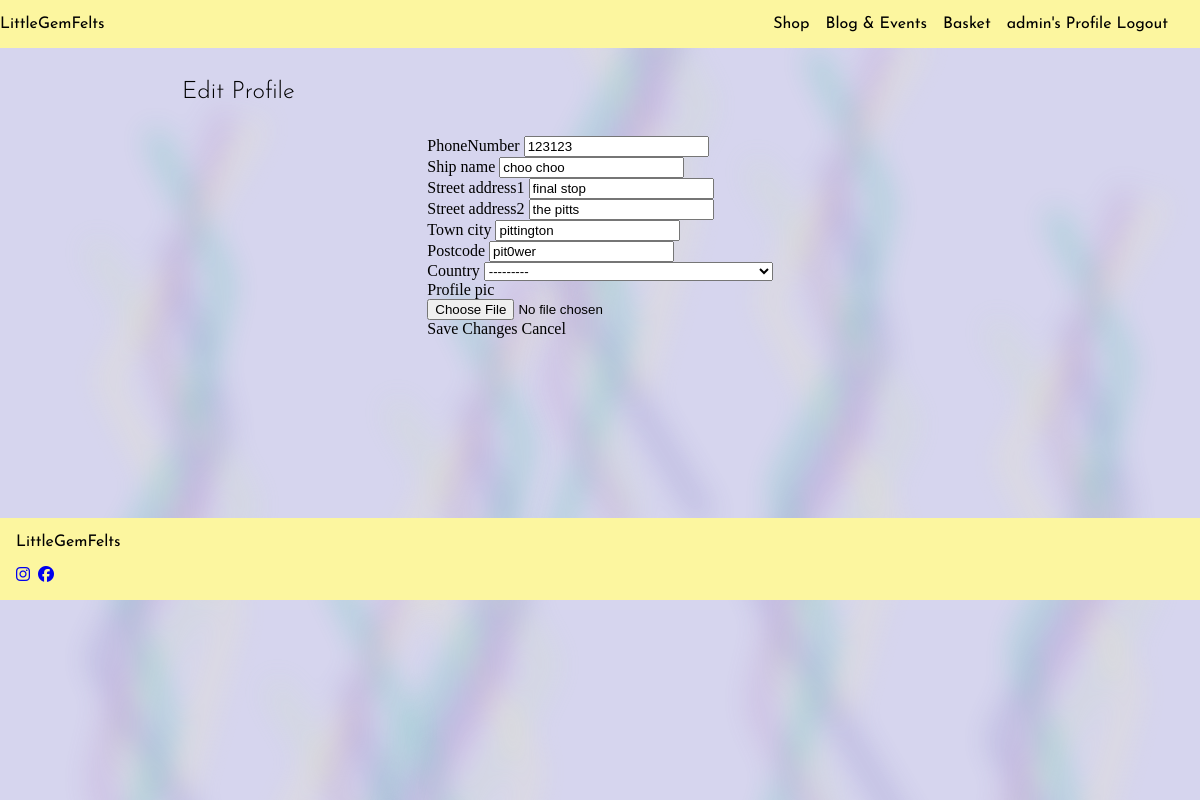
The page /profile/edit/ (signed in) on the database as committed earlier.
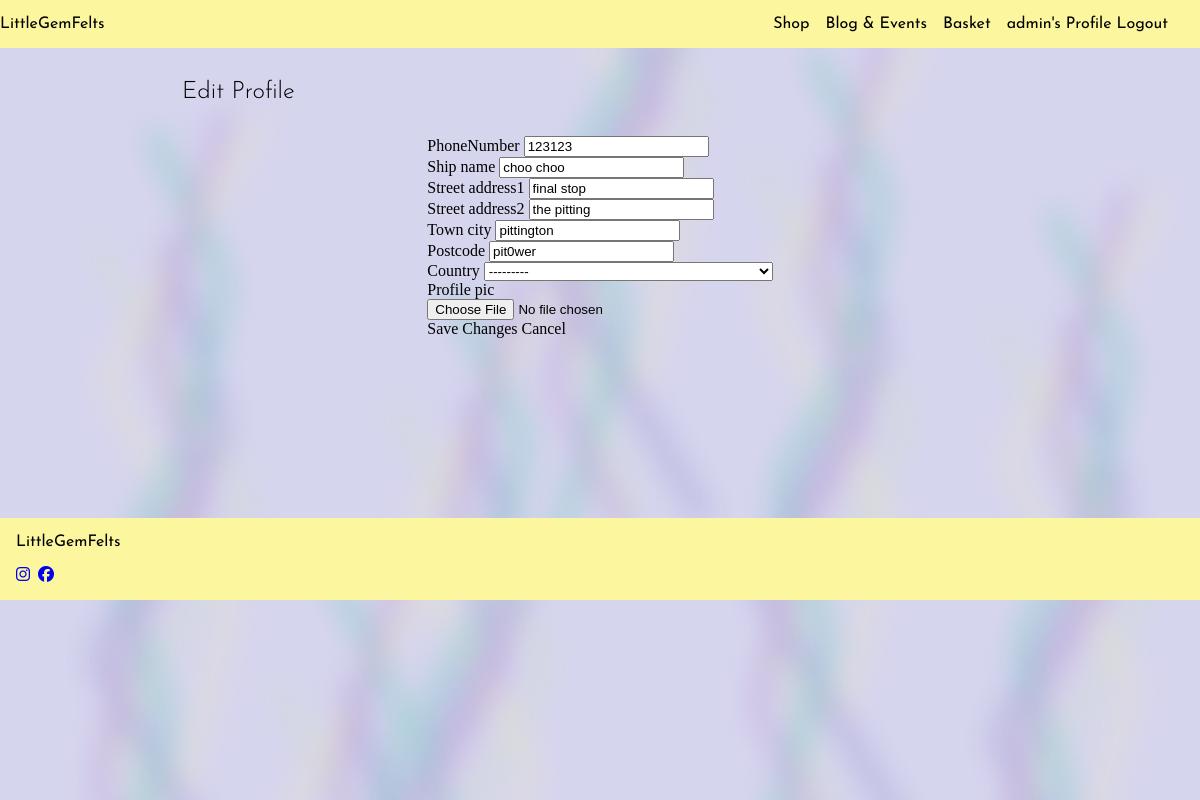
The same page on the database as committed later.
### userprofile/models.py (models this page shows, shortened)
class userProfile(models.Model):
    user = models.OneToOneField(User, on_delete=models.CASCADE, related_name='profile')
    profile_pic = ProcessedImageField(upload_to='profile_pics/', processors=[ResizeToFill(300, 300)],
                                      format='JPEG', options={'quality': 80}, blank=True, null=True,
                                      default='profile/default-portrait.png')
    ship_name = models.CharField(max_length=100, blank=True, null=True)
    phoneNumber = models.CharField(max_length=20, blank=True, null=True)
    street_address1 = models.CharField(max_length=80, blank=True, null=True)
    street_address2 = models.CharField(max_length=80, blank=True, null=True)
    town_city = models.CharField(max_length=60, blank=True, null=True)
    postcode = models.CharField(max_length=20, blank=True, null=True)
    country = CountryField(blank_label='Country', blank=True, null=True)
    stripe_pid = models.CharField(max_length=255, blank=True, null=True)
    has_purchased = models.BooleanField(default=False)  # if the user has placed an order, can leave a testimonial
    can_comment = models.BooleanField(default=False)  # if the user is allowed to leave comments

### userprofile/views.py (the view)
# urls.py: path('edit/', views.edit_view, name='edit_view'),
@login_required
def edit_view(request):
    if request.method == 'POST':
        form = ProfileForm(request.POST, request.FILES, instance=request.user.profile)
        if form.is_valid():
            form.save()
            messages.success(request, 'Profile updated successfully')
            return redirect('userprofile:profile_view')
        else:
            messages.error(request, 'Update failed. Please check the form.')
    else:
        form = ProfileForm(instance=request.user.profile)
    return render(request, 'userprofile/edit_profile.html', {'form': form})

### userprofile/forms.py
class ProfileForm(forms.ModelForm):
    class Meta:
        model = userProfile
        fields = ['phoneNumber', 'ship_name', 'street_address1', 'street_address2', 'town_city', 'postcode', 'country', 'profile_pic']
        widgets = {
            'phoneNumber': forms.TextInput(attrs={'class': 'form-control'}),
            'ship_name': forms.TextInput(attrs={'class': 'form-control'}),
            'street_address1': forms.TextInput(attrs={'class': 'form-control'}),
            'street_address2': forms.TextInput(attrs={'class': 'form-control'}),
            'town_city': forms.TextInput(attrs={'class': 'form-control'}),
            'postcode': forms.TextInput(attrs={'class': 'form-control'}),
            'profile_pic': forms.FileInput(attrs={'class': 'form-control', 'accept': 'image/*'})
        }

### userprofile/templates/userprofile/edit_profile.html (shortened to what this page needs)
{% extends "layout.html" %}
{% load static %}
{% load crispy_forms_tags %}
{% block extra_css %}
    <link rel="stylesheet" href="{% static 'css/profile.css' %}">
{% endblock extra_css %}
{% block content %}
<section class="profile-edit">
    <h1>Edit Profile</h1>
    <div class="edit-container">
        <form method="post" enctype="multipart/form-data">
            {{ form|crispy }}
            <div class="button-group">
                <wa-button type="submit" variant="brand" pill>Save Changes</wa-button>
                <wa-button type="button" variant="outline" pill onclick="window.history.back()">Cancel</wa-button>
            </div>
        </form>
    </div>
</section>
{% endblock content %}

Rows that differ between the two databases and show on the page:
changed userProfile "choo choo": street_address2 "the pitts" → "the pitting"
